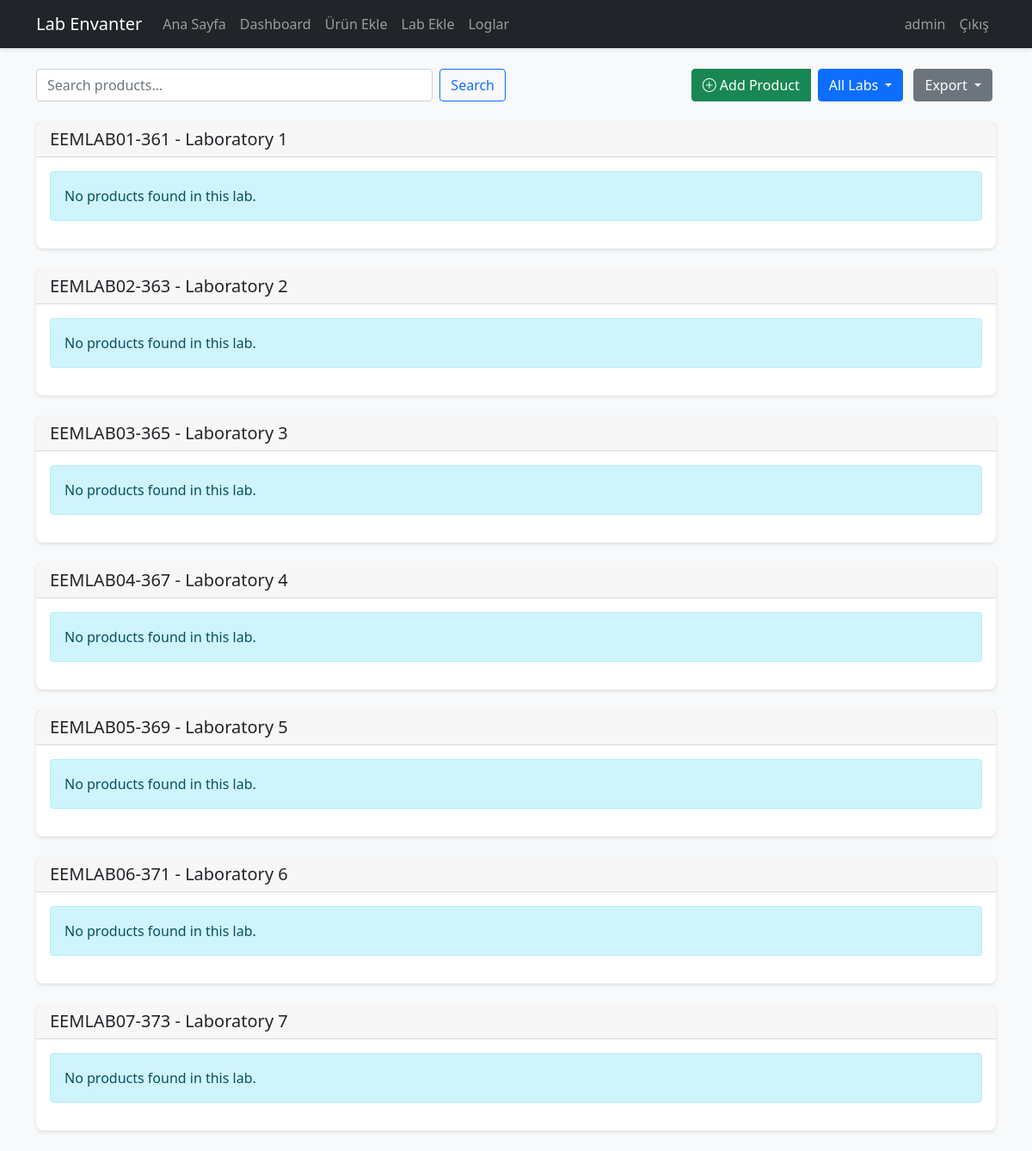
The page /dashboard (signed in) on the database as committed earlier.
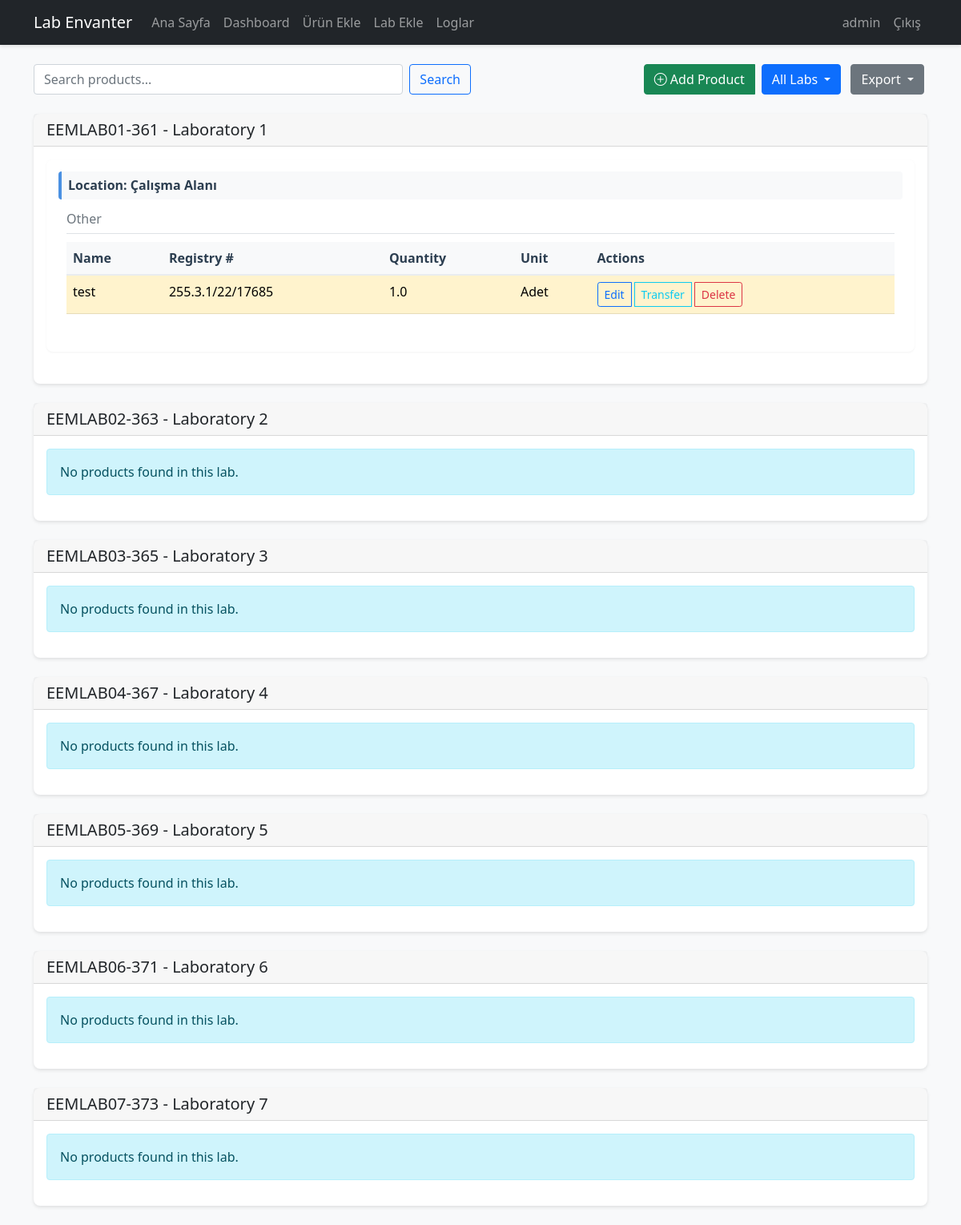
The same page on the database as committed later.
### app/models/lab.py (models this page shows)
class Lab(db.Model):
    id = db.Column(db.Integer, primary_key=True)
    code = db.Column(db.String(20), unique=True, nullable=False)
    name = db.Column(db.String(100), unique=True, nullable=False)
    description = db.Column(db.Text)
    location = db.Column(db.String(200))
    max_cabinets = db.Column(db.Integer, nullable=False, default=8)
    products = db.relationship('Product', backref='lab', lazy='dynamic')
    PREDEFINED_LABS = [
        ('EEMLAB01-361', 'EEMLAB01-361', 'Laboratory 1', 8),
        ('EEMLAB02-363', 'EEMLAB02-363', 'Laboratory 2', 8),
        ('EEMLAB03-365', 'EEMLAB03-365', 'Laboratory 3', 8),
        ('EEMLAB04-367', 'EEMLAB04-367', 'Laboratory 4', 8),
        ('EEMLAB05-369', 'EEMLAB05-369', 'Laboratory 5', 8),
        ('EEMLAB06-371', 'EEMLAB06-371', 'Laboratory 6', 8),
        ('EEMLAB07-373', 'EEMLAB07-373', 'Laboratory 7', 8),
    ]
    @classmethod
    def get_predefined_labs(cls):
        for code,name,desc,maxc in cls.PREDEFINED_LABS:
            lab = cls.query.filter_by(code=code).first()
            if not lab:
                lab = cls(code=code, name=name, description=desc, max_cabinets=maxc)
                db.session.add(lab)
        db.session.commit()
        return cls.query.filter(cls.code.in_([c for c,_,_,_ in cls.PREDEFINED_LABS])).all()

### app/models/product.py (models this page shows, shortened)
class Product(db.Model):
    __tablename__ = 'product'
    id = db.Column(db.Integer, primary_key=True)
    name = db.Column(db.String(200), nullable=False)
    registry_number = db.Column(db.String(50), nullable=False, index=True)
    quantity = db.Column(db.Integer, nullable=False, default=0)
    unit = db.Column(db.String(20), nullable=False)
    minimum_quantity = db.Column(db.Integer, default=0)
    location_type = db.Column(db.String(20), nullable=False)
    location_number = db.Column(db.String(20))
    location_position = db.Column(db.String(10))
    notes = db.Column(db.Text)
    created_at = db.Column(db.DateTime, default=datetime.utcnow)
    updated_at = db.Column(db.DateTime, default=datetime.utcnow, onupdate=datetime.utcnow)
    __mapper_args__ = {
        'version_id_col': db.Column('version_id', db.Integer, nullable=False, default=0)
    }
    lab_id = db.Column(db.Integer, db.ForeignKey('lab.id'), nullable=False)
    __table_args__ = (
        db.UniqueConstraint('registry_number', 'lab_id', name='unique_registry_per_lab'),
    )
    def get_location_display(self):
        if self.location_type=='workspace':
            return "Çalışma Alanı"
        pos_text='Üst' if self.location_position=='upper' else 'Alt'
        return f"Dolap No: {self.location_number} - {pos_text}"
    @staticmethod
    def get_category_from_name(name):
        name = name.lower()
        categories = {
            'resistor': ['resistor', 'direnc', 'resistance'],
            'capacitor': ['capacitor', 'kondansator', 'capacitance'],
            'transistor': ['transistor', 'bjt', 'mosfet', 'fet'],
            'ic': ['ic', 'integrated circuit', 'chip', 'mcu', 'microcontroller'],
            'sensor': ['sensor', 'detector', 'transducer'],
            'connector': ['connector', 'socket', 'header', 'terminal'],
            'passive': ['inductor', 'crystal', 'oscillator', 'transformer'],
            'power': ['power supply', 'battery', 'voltage regulator', 'converter'],
            'display': ['lcd', 'led', 'display', 'indicator'],
            'mechanical': ['switch', 'button', 'relay', 'enclosure', 'case', 'heatsink']
        }
        for category, keywords in categories.items():
            if any(keyword in name for keyword in keywords):
                return category
        return 'other'
    @classmethod
    def get_sorted_products(cls, lab_id):
        products = cls.query.filter_by(lab_id=lab_id)\
            .options(joinedload(cls.lab))\
            .order_by(
                text("CASE WHEN location_type = 'workspace' THEN 0 ELSE 1 END"),
                cls.location_number.nullslast(),
                cls.location_position.nullslast(),
                cls.name
            ).all()
        location_groups = {}
        for product in products:
            location_key = (
                product.location_type,
                product.location_number or '',
                product.location_position or ''
            )
            if location_key not in location_groups:
                location_groups[location_key] = []
            location_groups[location_key].append(product)
        sorted_locations = sorted(location_groups.keys(), key=lambda x: (
            0 if x[0] == 'workspace' else 1,
            x[1],
            x[2]
        ))
        result = []
        for location in sorted_locations:
            products = location_groups[location]
            category_groups = {}
            for product in products:
                category = cls.get_category_from_name(product.name)
                if category not in category_groups:
                    category_groups[category] = []
                category_groups[category].append(product)
            for products in category_groups.values():
                products.sort(key=lambda x: x.name)
            result.append({
                'location': location,
                'location_display': products[0].get_location_display(),
                'categories': category_groups
            })
        return result

### app/main/routes.py (the view, shortened to what this page needs)
@bp.route('/dashboard')
@login_required
def dashboard():
    all_labs = Lab.get_predefined_labs()
    selected_lab_code = request.args.get('lab', 'all')
    if selected_lab_code == 'all':
        labs_to_show = all_labs
    lab_products = {}
    for lab in labs_to_show:
        lab_products[lab.id] = Product.get_sorted_products(lab.id)
    return render_template(
        'main/dashboard.html',
        title='Dashboard',
        labs=labs_to_show,
        all_labs=all_labs,
        selected_lab_code=selected_lab_code,
        lab_products=lab_products
    )

### app/models/user.py (called while the page is built)
    def is_editor(self):
        return self.role in ['admin', 'editor']

### app/templates/main/dashboard.html (shortened to what the changed rows need)
{% extends "base.html" %}
{% block content %}
<div class="container mt-4">
    {% for lab in labs %}
    <div class="card mb-4">
        <div class="card-header d-flex justify-content-between align-items-center">
            <h2 class="h5 mb-0">{{ lab.code }} - {{ lab.description }}</h2>
        </div>
        <div class="card-body">
            {% set sorted_products = lab_products[lab.id] %}
            {% if sorted_products %}
                {% for location_group in sorted_products %}
                    <div class="location-section mb-4">
                        <h3 class="h6 bg-light p-2 rounded">Location: {{ location_group.location_display }}</h3>
                        {% for category, products in location_group.categories.items() %}
                            <div class="category-section mb-3">
                                <h4 class="h6 text-muted border-bottom pb-2">{{ category|title }}</h4>
                                <div class="table-responsive">
                                    <table class="table table-hover">
                                        <thead>
                                            <tr>
                                                <th>Name</th>
                                                <th>Registry #</th>
                                                <th>Quantity</th>
                                                <th>Unit</th>
                                                <th>Actions</th>
                                            </tr>
                                        </thead>
                                        <tbody>
                                            {% for product in products %}
                                            <tr {% if product.quantity <= product.minimum_quantity %}class="table-warning"{% endif %}>
                                                <td>{{ product.name }}</td>
                                                <td>{{ product.registry_number }}</td>
                                                <td>{{ product.quantity }}</td>
                                                <td>{{ product.unit }}</td>
                                                <td>
                                                    <div class="btn-group">
                                                        <a href="{{ url_for('main.edit_product', id=product.id) }}"
                                                           class="btn btn-sm btn-outline-primary">Edit</a>
                                                        {% if current_user.is_editor() %}
                                                        <a href="{{ url_for('main.transfer_product', product_id=product.id) }}"
                                                           class="btn btn-sm btn-outline-info">Transfer</a>
                                                        {% endif %}
                                                        {% if current_user.role == 'admin' %}
                                                        <button type="button" class="btn btn-sm btn-outline-danger"
                                                                data-bs-toggle="modal" data-bs-target="#deleteModal{{ product.id }}">
                                                            Delete
                                                        </button>
                                                        {% endif %}
                                                    </div>
                                                </td>
                                            </tr>
                                            {% endfor %}
                                        </tbody>
                                    </table>
                                </div>
                            </div>
                        {% endfor %}
                    </div>
                {% endfor %}
            {% else %}
                <div class="alert alert-info">No products found in this lab.</div>
            {% endif %}
        </div>
    </div>
    {% endfor %}
</div>
{% endblock %}

Rows that differ between the two databases and show on the page:
shown differently, row unchanged: Lab "EEMLAB01-361": no longer shows "No products found in this lab."
added Product: name "test", registry_number "255.3.1/22/17685", quantity "1.0", unit "Adet", shown under Lab "EEMLAB01-361"
Other text that changed with them:
new list line: "Location: Çalışma Alanı Other Name Registry # Quantity Unit Actions"
